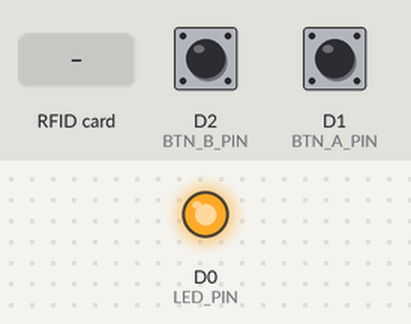
A sketch run on a simulated ESP8266 (NodeMCU). On the bench: output pins drawn as LEDs (lit = HIGH). Dashed ring = blinking. The test bench sets the inputs (shaded band); at power-on: D2 (BTN_B_PIN) HIGH, D1 (BTN_A_PIN) HIGH. WiFi joins after 1.5 s; servers stay silent unless stated; no MQTT or app messages arrive unless stated; what the sketch prints to the serial monitor is not drawn.

Above: at 5.3 s.
5.4 s: D2 (BTN_B_PIN) pulled LOW for 1 s
At 5.65 s:
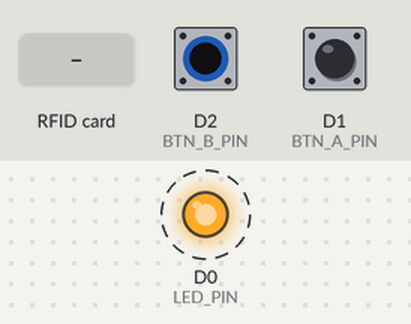
8.4 s: D1 (BTN_A_PIN) pulled LOW for 3.2 s
At 11.8 s:
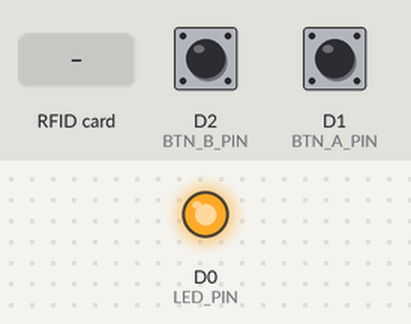
13.1 s: RFID card 5E 7A 19 C4 held to the reader
At 13.9 s:
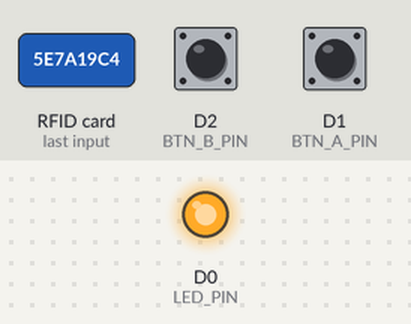
14.6 s: D2 (BTN_B_PIN) pulled LOW for 3.2 s
At 14.85 s:
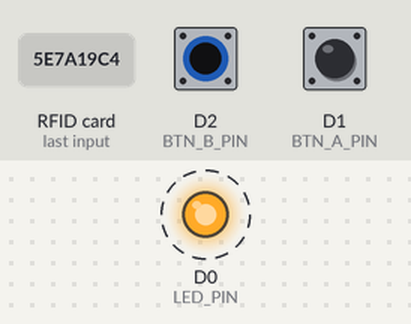
Timing chart, 0 to 19.1 s (numbered marks = the images above; inputs shaded):
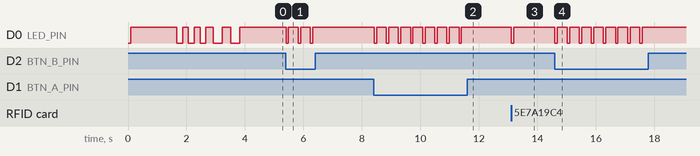

Measured:
- after the input at 5.4 s, D0 (LED_PIN): alternates HIGH for 0.33 s and LOW for 0.08 s, 6 changes in all, then stays HIGH, starting at once
- after the input at 8.4 s, D0 (LED_PIN): alternates HIGH for 0.33 s and LOW for 0.08 s, 16 changes in all, then stays HIGH, starting at once
- after the input at 13.1 s, D0 (LED_PIN): HIGH → LOW at once, → HIGH 0.08 s later
- after the input at 14.6 s, D0 (LED_PIN): alternates HIGH for 0.33 s and LOW for 0.08 s, 16 changes in all, then stays HIGH, starting at once

The sketch:

smart_edubuddy.ino
```cpp
/*
 * Smart EduBuddy - ESP32 RFID + 4-Button Station
 * Hardware: ESP32 dev board + MFRC522 RFID reader + 4 push buttons
 *
 * Publishes raw input events to MQTT. The web dashboard owns all
 * game logic, scoring, and question state — this firmware only
 * reports what the student physically did.
 *
 * MQTT publishes on edubuddy/answer:
 *   - "BTN_A" / "BTN_B" / "BTN_C" / "BTN_D" on button press
 *   - "<UPPERCASE_HEX_UID>" on RFID scan (e.g. "DEADBEEF")
 *
 * Pin map (ESP32):
 *   RFID SDA/SS  -> GPIO 5
 *   RFID SCK     -> GPIO 18
 *   RFID MOSI    -> GPIO 23
 *   RFID MISO    -> GPIO 19
 *   RFID RST     -> GPIO 22
 *   RFID 3.3V    -> 3V3
 *   RFID GND     -> GND
 *   Button A     -> GPIO 25  (other leg to GND)
 *   Button B     -> GPIO 26  (other leg to GND)
 *   Button C     -> GPIO 27  (other leg to GND)
 *   Button D     -> GPIO 32  (other leg to GND)
 *   Status LED   -> GPIO 2   (built-in on most ESP32 dev boards)
 *
 * Pin map (NodeMCU ESP8266 fallback — only 2 buttons fit alongside RFID):
 *   See #ifdef branches below. Use the ESP32 build for the full feature set.
 */

#ifdef ESP32
#include <WiFi.h>
#else
#include <ESP8266WiFi.h>
#endif
#include <MFRC522.h>
#include <PubSubClient.h>
#include <SPI.h>

// ----- WiFi Configuration -----
const char *ssid = "ESP32";
const char *password = "123456789";

// ----- MQTT Configuration -----
const char *mqtt_server = "broker.hivemq.com"; // Public broker (replace with your own for privacy)
const int mqtt_port = 1883;
const char *mqtt_client_id = "EduBuddy_Station_01";

// ----- MQTT Topics -----
const char *topic_answer = "edubuddy/answer"; // Publish: button presses + card UIDs
const char *topic_status = "edubuddy/status"; // Publish: device online/offline

// ----- Pin Configuration -----
#ifdef ESP32
// RFID pins
#define RST_PIN   22
#define SS_PIN    5
// Button pins (active-low, INPUT_PULLUP)
#define BTN_A_PIN 25
#define BTN_B_PIN 26
#define BTN_C_PIN 27
#define BTN_D_PIN 32
// Status LED (built-in on most ESP32 dev boards)
#define LED_PIN   2
#define LED_ACTIVE_HIGH true // ESP32 built-in LED is active HIGH on most boards
#else
// NodeMCU ESP8266 fallback (only 2 buttons fit cleanly with RFID)
#define RST_PIN D3
#define SS_PIN D4
#define BTN_A_PIN D1
#define BTN_B_PIN D2
#define BTN_C_PIN -1 // Not wired on NodeMCU build
#define BTN_D_PIN -1 // Not wired on NodeMCU build
#define LED_PIN D0
#define LED_ACTIVE_HIGH false // NodeMCU built-in LED is active LOW
#endif

// ----- Hardware -----
MFRC522 mfrc522(SS_PIN, RST_PIN);
WiFiClient espClient;
PubSubClient client(espClient);

// ----- Timing / debounce -----
unsigned long lastCardReadTime = 0;
const unsigned long cardReadDelay = 1500; // ms between RFID reads

unsigned long lastButtonTime = 0;
const unsigned long buttonDebounce = 250; // ms global debounce across all buttons

// ----- LED helpers (handle both polarities) -----
inline void ledOn()  { digitalWrite(LED_PIN, LED_ACTIVE_HIGH ? HIGH : LOW); }
inline void ledOff() { digitalWrite(LED_PIN, LED_ACTIVE_HIGH ? LOW : HIGH); }

void blinkLED(int times, int delayMs) {
  for (int i = 0; i < times; i++) {
    ledOn();
    delay(delayMs);
    ledOff();
    delay(delayMs);
  }
}

// ----- Setup -----
void setup() {
  Serial.begin(115200);
  delay(100);

  pinMode(LED_PIN, OUTPUT);
  ledOff();

  // Buttons: active-low with internal pull-up
  pinMode(BTN_A_PIN, INPUT_PULLUP);
  pinMode(BTN_B_PIN, INPUT_PULLUP);
  if (BTN_C_PIN >= 0) pinMode(BTN_C_PIN, INPUT_PULLUP);
  if (BTN_D_PIN >= 0) pinMode(BTN_D_PIN, INPUT_PULLUP);

  // RFID
  SPI.begin();
  mfrc522.PCD_Init();

  Serial.println("\n=== Smart EduBuddy Station (ESP32 + RFID + 4 buttons) ===");
  Serial.println("Initializing...");

  setupWiFi();

  client.setServer(mqtt_server, mqtt_port);
  reconnectMQTT();

  Serial.println("System Ready! Waiting for input...");
}

// ----- Main loop -----
void loop() {
  if (!client.connected()) {
    reconnectMQTT();
  }
  client.loop();

  checkButtons();
  checkRFIDCard();
}

// ----- WiFi -----
void setupWiFi() {
  delay(10);
  Serial.println();
  Serial.print("Connecting to WiFi: ");
  Serial.println(ssid);

  WiFi.begin(ssid, password);

  int attempts = 0;
  while (WiFi.status() != WL_CONNECTED && attempts < 30) {
    delay(500);
    Serial.print(".");
    attempts++;
  }

  if (WiFi.status() == WL_CONNECTED) {
    Serial.println("\nWiFi Connected!");
    Serial.print("IP Address: ");
    Serial.println(WiFi.localIP());
    blinkLED(3, 200);
  } else {
    Serial.println("\nWiFi Connection Failed!");
  }
}

// ----- MQTT -----
void reconnectMQTT() {
  while (!client.connected()) {
    Serial.print("Connecting to MQTT broker...");

    if (client.connect(mqtt_client_id)) {
      Serial.println("Connected!");
      client.publish(topic_status, "online", true); // retained
      blinkLED(2, 300);
    } else {
      Serial.print("Failed, rc=");
      Serial.print(client.state());
      Serial.println(" Retrying in 5 seconds...");
      delay(5000);
    }
  }
}

void publishAnswer(const char *payload) {
  Serial.print(">> publish ");
  Serial.print(topic_answer);
  Serial.print(" : ");
  Serial.println(payload);
  client.publish(topic_answer, payload);
  blinkLED(1, 80);
}

// ----- Buttons -----
void checkButtons() {
  if (millis() - lastButtonTime < buttonDebounce) {
    return;
  }

  // Active-low: digitalRead == LOW means pressed
  if (digitalRead(BTN_A_PIN) == LOW) {
    publishAnswer("BTN_A");
    lastButtonTime = millis();
    return;
  }
  if (digitalRead(BTN_B_PIN) == LOW) {
    publishAnswer("BTN_B");
    lastButtonTime = millis();
    return;
  }
  if (BTN_C_PIN >= 0 && digitalRead(BTN_C_PIN) == LOW) {
    publishAnswer("BTN_C");
    lastButtonTime = millis();
    return;
  }
  if (BTN_D_PIN >= 0 && digitalRead(BTN_D_PIN) == LOW) {
    publishAnswer("BTN_D");
    lastButtonTime = millis();
    return;
  }
}

// ----- RFID -----
void checkRFIDCard() {
  if (millis() - lastCardReadTime < cardReadDelay) {
    return;
  }

  if (!mfrc522.PICC_IsNewCardPresent()) {
    return;
  }
  if (!mfrc522.PICC_ReadCardSerial()) {
    return;
  }

  ledOn();

  String cardId = "";
  for (byte i = 0; i < mfrc522.uid.size; i++) {
    if (mfrc522.uid.uidByte[i] < 0x10) {
      cardId += "0";
    }
    cardId += String(mfrc522.uid.uidByte[i], HEX);
  }
  cardId.toUpperCase();

  Serial.print("\n--- Card Detected: ");
  Serial.println(cardId);

  publishAnswer(cardId.c_str());

  lastCardReadTime = millis();
  mfrc522.PICC_HaltA();

  delay(300);
  ledOff();
}
```
